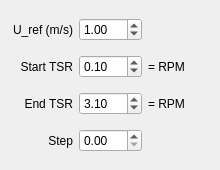
      <widget class="QWidget" name="tabTareTorque">
       <attribute name="title">
        <string>Tare Torque</string>
       </attribute>
       <widget class="QWidget" name="gridLayoutWidget">
        <property name="geometry">
         <rect>
          <x>10</x>
          <y>10</y>
          <width>201</width>
          <height>151</height>
         </rect>
        </property>
        <layout class="QGridLayout" name="gridLayout">
         <item row="3" column="1">
          <widget class="QDoubleSpinBox" name="doubleSpinBox_tareTorqueStepTsr"/>
         </item>
         <item row="0" column="0">
          <widget class="QLabel" name="label_9">
           <property name="text">
            <string>U_ref (m/s)</string>
           </property>
           <property name="alignment">
            <set>Qt::AlignRight|Qt::AlignTrailing|Qt::AlignVCenter</set>
           </property>
          </widget>
         </item>
         <item row="0" column="1">
          <widget class="QDoubleSpinBox" name="doubleSpinBox_tareTorqueRefU">
           <property name="value">
            <double>1.000000000000000</double>
           </property>
          </widget>
         </item>
         <item row="1" column="1">
          <widget class="QDoubleSpinBox" name="doubleSpinBox_tareTorqueStartTsr">
           <property name="value">
            <double>0.100000000000000</double>
           </property>
          </widget>
         </item>
         <item row="2" column="0">
          <widget class="QLabel" name="label_8">
           <property name="text">
            <string>End TSR</string>
           </property>
           <property name="alignment">
            <set>Qt::AlignRight|Qt::AlignTrailing|Qt::AlignVCenter</set>
           </property>
          </widget>
         </item>
         <item row="1" column="0">
          <widget class="QLabel" name="label_7">
           <property name="text">
            <string>Start TSR</string>
           </property>
           <property name="alignment">
            <set>Qt::AlignRight|Qt::AlignTrailing|Qt::AlignVCenter</set>
           </property>
          </widget>
         </item>
         <item row="2" column="1">
          <widget class="QDoubleSpinBox" name="doubleSpinBox_tareTorqueEndTsr">
           <property name="value">
            <double>3.100000000000000</double>
           </property>
          </widget>
         </item>
         <item row="3" column="0">
          <widget class="QLabel" name="label_4">
           <property name="text">
            <string>Step</string>
           </property>
           <property name="alignment">
            <set>Qt::AlignRight|Qt::AlignTrailing|Qt::AlignVCenter</set>
           </property>
          </widget>
         </item>
         <item row="1" column="2">
          <widget class="QLabel" name="label_startTsrRpm">
           <property name="text">
            <string>= RPM</string>
           </property>
          </widget>
         </item>
         <item row="2" column="2">
          <widget class="QLabel" name="label_stopTsrRpm">
           <property name="text">
            <string>= RPM</string>
           </property>
          </widget>
         </item>
        </layout>
       </widget>
      </widget>
